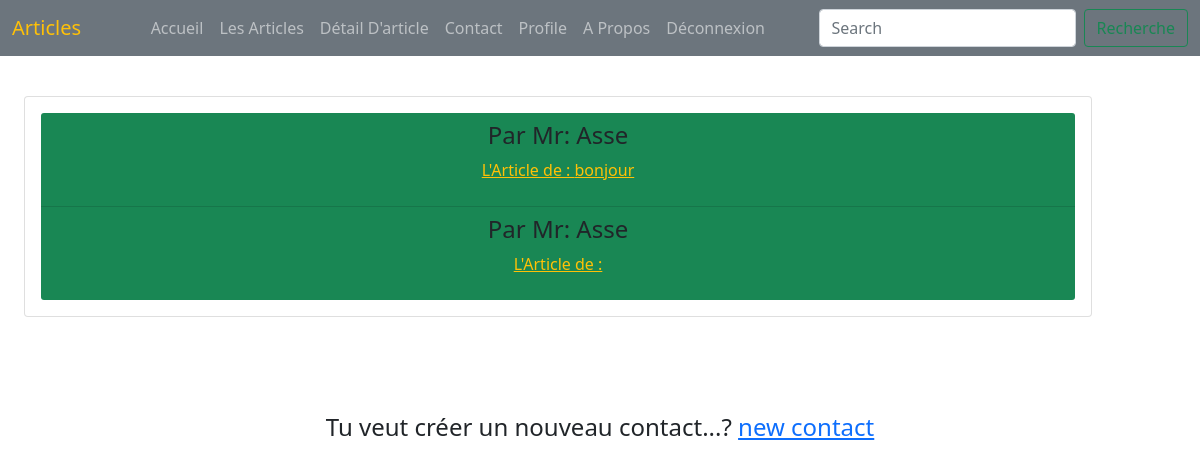
/article/ (signed in), run on an earlier commit of the app's database.
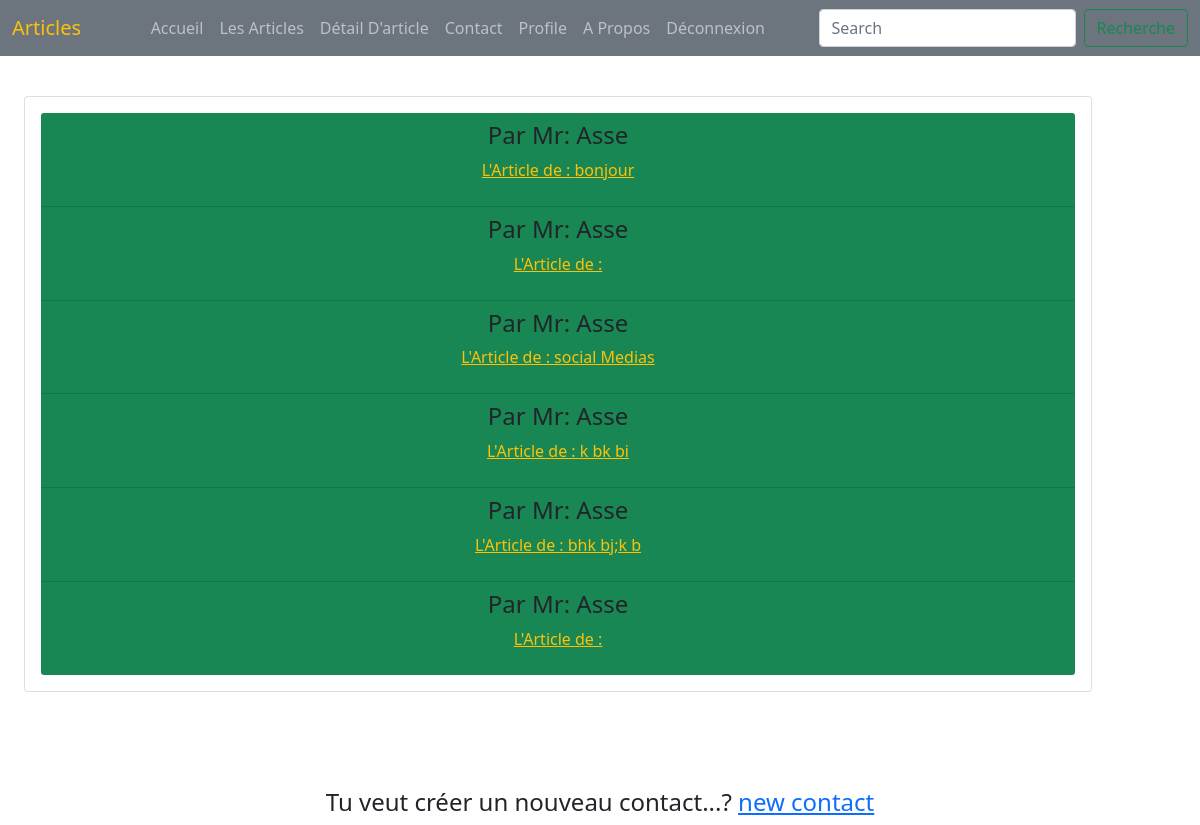
And on a later commit of the database.
### myarticle/models.py (models this page shows, shortened)
class article(models.Model):
    titre = models.CharField(max_length=25)
    resume = models.CharField(max_length=250)
    photos = models.FileField(null=True,blank=True,upload_to='photos')
    contenu = models.CharField(max_length=1000)
    Auteur = models.ForeignKey(User,on_delete=models.SET_NULL,null=True)
    dt_creation = models.DateTimeField(auto_now_add=True)
    dr_mise_jr = models.DateTimeField(auto_now_add=True)
    archive = models.BooleanField(default=False)

### myarticle/views.py (the view)
# urls.py: path('article/',p_article,name="article_art"),
@login_required(login_url="/logine/")
def p_article(request):
    user = request.user
    v_article = article.objects.filter(Auteur=user,archive=False)
    return render(request,"articles/p_articles.html",{'v_article':v_article})

### templates/articles/p_articles.html (shortened to what this page needs)
<!DOCTYPE html>
<html lang="en">
<head>
    <link href="https://cdn.jsdelivr.net/npm/bootstrap@5.1.3/dist/css/bootstrap.min.css" rel="stylesheet">
</head>
<body>
    <nav class="navbar navbar-expand-lg bg-secondary navbar-dark position-fixed w-100">
        <div class="container-fluid">
          <a class="navbar-brand text-warning active" href="{% url 'article_art' %}">Articles</a>
          <div class="collapse navbar-collapse" id="navbarSupportedContent">
            <ul class="navbar-nav m-auto mb-2 mb-lg-0">
              <li class="nav-item">
                <a class="nav-link" aria-current="page" href="{% url 'accueil_art' %}">Accueil</a>
              </li>
              <li class="nav-item">
                <a class="nav-link " href="{% url 'articles' %}">Les Articles</a>
              </li>
              <li class="nav-item">
                <a class="nav-link " href="{% url 'page_detail' %}">Détail D'article</a>
              </li>
              <li class="nav-item">
                <a class="nav-link" href="{% url 'contact' %}">Contact</a>
              </li>
              <li class="nav-item">
                <a class="nav-link " href="{% url 'about' %}">Profile</a>
              </li>
              <li class="nav-item">
                <a class="nav-link " href="{% url 'about' %}">A Propos</a>
              </li>
              <li class="nav-item">
                {% if request.user.is_authenticated %}
                <a class="nav-link " href="{% url 'logine_art' %}">Déconnexion</a>
              </li>
              {% else %}
              <li class="nav-item">
                <a class="nav-link " href="{% url 'logine_art' %}">Connexion</a>
              </li>
              {% endif %}
            </ul>
            <form class="d-flex">
              <input class="form-control me-2" type="search" placeholder="Search" aria-label="Search">
              <button class="btn btn-outline-success" type="submit">Recherche</button>
            </form>
          </div>
        </div>
      </nav>
      <div class="row container py-5 text-center ">
          <div class="col-md-12 m-auto py-5 ">
              <div class="card card-body ">
                {% if v_article %}
                  <ul class="list-group list-group-flush  ">
                    {% for article in v_article %}
                    <li class="list-group-item bg-success">
                       <h4>Par Mr: {{ article.Auteur }} </h4> <p> <a href=" {% url 'details' article.id %}" class="text-warning">L'Article de : {{ article.titre }}</a> </p>
                    </li>
                    {% endfor %}
                  </ul>
                    {% else %}
                  <p>contact vide</p>
                  {% endif %}
              </div>
          </div>
      </div>
      <h4 class="text-center">Tu veut créer un nouveau contact...? <a href="{% url 'new_article' %}"> new contact</a></h4>
</body>
</html>

What changed in the data, as far as the page shows it:
added article: Auteur "Asse", titre "social Medias"
added article: Auteur "Asse", titre "k bk bi"
added article: Auteur "Asse", titre "bhk bj;k b"
added article: Auteur "Asse"
